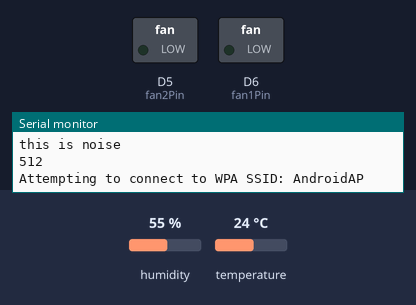
A sketch run on a simulated Arduino MKR. Parts: switched loads named in the sketch (green lamp = pin HIGH), the last lines printed to the serial monitor. The test bench sets the inputs (shaded band); at power-on: humidity 55 %, temperature 24 °C. WiFi joins after 1.5 s; servers stay silent unless stated.

Above: at 0.1 s.
At 11.6 s:
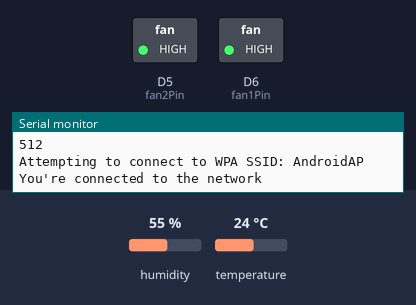
Timing chart, 0 to 13.1 s (numbered marks = the images above):
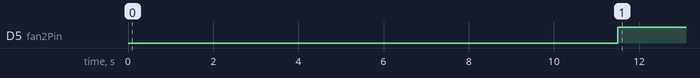

The sketch:

pollution_sensor_code_version_2.ino
```cpp
int analogPin = 1; // noise sensor connected to analog pin
int noiseValue = 0;
int fan1Pin = 6; // fan connected to digital pin
int fan2Pin = 5; // fan connected to digital pin

//this is dust sensor
int PM01Value=0;          //define PM1.0 value of the air detector module
int PM2_5Value=0;         //define PM2.5 value of the air detector module
int PM10Value=0;         //define PM10 value of the air detector module
//this is dust sensor


#include <Arduino.h>
#include "DHT.h"
#include <SPI.h>
#include <WiFi101.h>
#include <ThingSpeak.h>

//Wifi portion
char ssid[] = "AndroidAP";        // your network SSID (name)
char pass[] = "123456789";    // your network password (use for WPA, or use as key for WEP)
int status = WL_IDLE_STATUS;     // the WiFi radio's status
#define LENG 31   //0x42 + 31 bytes equal to 32 bytes
unsigned char buf[LENG];
//Wifi portion

//This is Temperature and Humidity DHT sensor
#define DHTPIN 2    // what digital pin we're connected to
#define DHTTYPE DHT22
DHT dht(DHTPIN, DHTTYPE);
//This is Temperature and Humidity DHT sensor

//This is ThingSpeak
String GET = "GET /update?api_key=N8PV03HUMNXD5KCZ";
#define IP "52.1.229.129"
WiFiClient client;
unsigned long myChannelNumber = 464163;
const char * myWriteAPIKey = "NH1BQOZGK5HSMQEZ";
//This is ThingSpeak

void setup() {

  //This is fan, requires both pins to work
  pinMode(fan1Pin, HIGH);
  pinMode(fan2Pin, HIGH);
  //This is fan, requires both pins to work

  Serial1.begin(9600);
  Serial1.setTimeout(1500);
  Serial.begin(9600);
  ThingSpeak.begin(client);
  dht.begin();

  //This is loudness sensor
  noiseValue = analogRead(analogPin);
  Serial.println("this is noise");
  Serial.println(noiseValue);
  //This is loudness sensor

  //This wifi
  // check for the presence of the shield:
  if (WiFi.status() == WL_NO_SHIELD) {
    Serial.println("WiFi shield not present");
    // don't continue:
    while (true);
  }

  // attempt to connect to WiFi network:
  while ( status != WL_CONNECTED) {
    Serial.print("Attempting to connect to WPA SSID: ");
    Serial.println(ssid);
    // Connect to WPA/WPA2 network:
    status = WiFi.begin(ssid, pass);

    // wait 10 seconds for connection:
    delay(10000);
  }
  //This is wifi
  Serial.print("You're connected to the network");
}

void loop() {

//This is fan
digitalWrite(fan1Pin, HIGH);
digitalWrite(fan2Pin, HIGH);
//This is fan

  //This is dust sensor
 if(Serial1.find(0x42)){    //start to read when detect 0x42
    Serial1.readBytes(buf,LENG);

    if(buf[0] == 0x4d){
      if(checkValue(buf,LENG)){
        PM01Value=transmitPM01(buf); //count PM1.0 value of the air detector module
        PM2_5Value=transmitPM2_5(buf);//count PM2.5 value of the air detector module
        PM10Value=transmitPM10(buf); //count PM10 value of the air detector module
      }
    }
  }
   //This is dust sensor

  //This is Temperature and Humidity DHT sensor
  float h = dht.readHumidity();
  float t = dht.readTemperature();

  // check if returns are valid, if they are NaN (not a number) then something went wrong!
  if (isnan(t) || isnan(h))
  {
    Serial.println("Failed to read from DHT");
  }
  else
  {
    Serial.print("Humidity: ");
    Serial.print(h);
    Serial.print(" %\t");
    Serial.print("Temperature: ");
    Serial.print(t);
    Serial.println(" *C");
  }
   //This is Temperature and Humidity DHT sensor

  //ThingSpeak processing
  String humidityStr = String(h, DEC);
  Serial.println("humidity convert to string");
  Serial.println(humidityStr);
  String tempStr = String(t, DEC);
  Serial.println("temperature convert to string");
  Serial.println(tempStr);
  String noiseStr = String(noiseValue, DEC);
  Serial.print("noise: ");
  Serial.println(noiseStr);
  String PM01Str=String(PM01Value, DEC);
    Serial.println("PM01 convert to string");
    Serial.println(PM01Str);
    String PM2_5Str=String(PM2_5Value,DEC);
    Serial.println("PM2_5 convert to string");
    Serial.println(PM2_5Str);
    String PM10Str=String(PM10Value, DEC);
    Serial.println("PM10 convert to string");
    Serial.println(PM10Str);


  ThingSpeak.setField(1, tempStr);
  ThingSpeak.setField(2, humidityStr);
  ThingSpeak.setField(3, noiseStr);
  ThingSpeak.setField(4, PM01Str);
  ThingSpeak.setField(5, PM2_5Str);
  ThingSpeak.setField(6, PM10Str);


  // Write the fields that you've set all at once.
  ThingSpeak.writeFields(myChannelNumber, myWriteAPIKey);
  delay(16000); // ThingSpeak will only accept updates every 15 seconds.
  printCurrentNet();
    //ThingSpeak processing

}

//This is for dust sensor
char checkValue(unsigned char *thebuf, char leng)
{
  char receiveflag=0;
  int receiveSum=0;

  for(int i=0; i<(leng-2); i++){
  receiveSum=receiveSum+thebuf[i];
  }
  receiveSum=receiveSum + 0x42;

  if(receiveSum == ((thebuf[leng-2]<<8)+thebuf[leng-1]))  //check the serial data
  {
    receiveSum = 0;
    receiveflag = 1;
  }
  return receiveflag;
}

int transmitPM01(unsigned char *thebuf)
{
  int PM01Val;
  PM01Val=((thebuf[3]<<8) + thebuf[4]); //count PM1.0 value of the air detector module
  return PM01Val;
}

//transmit PM Value to PC
int transmitPM2_5(unsigned char *thebuf)
{
  int PM2_5Val;
  PM2_5Val=((thebuf[5]<<8) + thebuf[6]);//count PM2.5 value of the air detector module
  return PM2_5Val;
  }

//transmit PM Value to PC
int transmitPM10(unsigned char *thebuf)
{
  int PM10Val;
  PM10Val=((thebuf[7]<<8) + thebuf[8]); //count PM10 value of the air detector module
  return PM10Val;
}
//This is for dust sensor

//This is for wifi debugging
void printCurrentNet() {

 char ssid[] = "AndroidAP";        // your network SSID (name)
char pass[] = "123456789";    // your network password (use for WPA, or use as key for WEP)
int status = WL_IDLE_STATUS;     // the WiFi radio's status
  // print the SSID of the network you're attached to:
  Serial.print("SSID: ");
  Serial.println(WiFi.SSID());

  // print the MAC address of the router you're attached to:
  byte bssid[6];
  WiFi.BSSID(bssid);
  Serial.print("BSSID: ");
  Serial.print(bssid[5], HEX);
  Serial.print(":");
  Serial.print(bssid[4], HEX);
  Serial.print(":");
  Serial.print(bssid[3], HEX);
  Serial.print(":");
  Serial.print(bssid[2], HEX);
  Serial.print(":");
  Serial.print(bssid[1], HEX);
  Serial.print(":");
  Serial.println(bssid[0], HEX);

  // print the received signal strength:
  long rssi = WiFi.RSSI();
  Serial.print("signal strength (RSSI):");
  Serial.println(rssi);

//if disconnected will attempt to reconnect
  if(rssi == 0){
  // check for the presence of the shield:
  if (WiFi.status() == WL_NO_SHIELD) {
    Serial.println("WiFi shield not present");
    // don't continue:
    while (true);
  }

  // attempt to connect to WiFi network:
  while ( status != WL_CONNECTED) {
    Serial.print("Attempting to connect to WPA SSID: ");
    Serial.println(ssid);
    // Connect to WPA/WPA2 network:
    status = WiFi.begin(ssid, pass);

    // wait 10 seconds for connection:
    delay(1000);
    break;
  } }


  // print the encryption type:
  byte encryption = WiFi.encryptionType();
  Serial.print("Encryption Type:");
  Serial.println(encryption, HEX);
  Serial.println();
}
//This is for wifi debugging
```

Measured:
- by itself, D5 (fan2Pin): LOW → HIGH at 11.5 s
